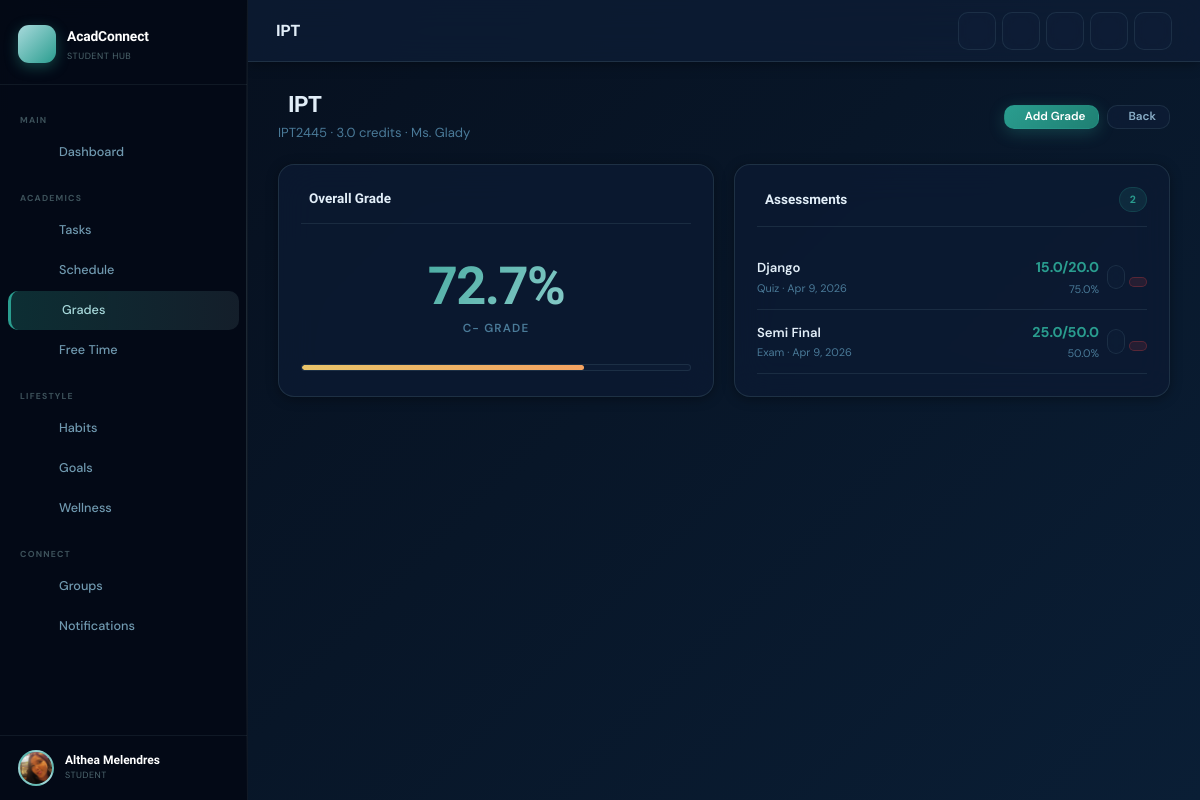
/grades/course/3/ (signed in), run on the app's committed database.
### apps/accounts/models.py (models this page shows, shortened)
class User(AbstractUser):
    ROLE_CHOICES = [
        ('student', 'Student'),
        ('professor', 'Professor'),
        ('admin', 'Admin'),
    ]
    role = models.CharField(max_length=20, choices=ROLE_CHOICES, default='student')
    profile_photo = models.ImageField(upload_to='profiles/', blank=True, null=True)
    bio = models.TextField(blank=True)
    semester = models.CharField(max_length=20, blank=True)
    gpa_threshold = models.FloatField(default=2.0, help_text="Alert if GPA falls below this value")
    stress_level = models.IntegerField(default=5, help_text="1-10 scale")
    dark_mode = models.BooleanField(default=False)
    is_email_verified = models.BooleanField(default=False)
    email = models.EmailField(unique=True, blank=False)
    @property
    def full_name(self):
        return f"{self.first_name} {self.last_name}".strip() or self.username

### apps/grades/models.py (models this page shows, shortened)
class Course(models.Model):
    user = models.ForeignKey(settings.AUTH_USER_MODEL, on_delete=models.CASCADE, related_name='courses')
    name = models.CharField(max_length=100)
    code = models.CharField(max_length=20, blank=True)
    credit_hours = models.FloatField(default=3.0)
    professor = models.CharField(max_length=100, blank=True)
    semester = models.CharField(max_length=20, blank=True)
    color = models.CharField(max_length=7, default='#2A9D8F')
    @property
    def computed_grade(self):
        assessments = self.assessments.all()
        if not assessments:
            return None
        weighted_sum = sum(
            (a.score / a.max_score) * a.weight for a in assessments if a.max_score > 0
        )
        total_weight = sum(a.weight for a in assessments)
        if total_weight == 0:
            return None
        return (weighted_sum / total_weight) * 100
    @property
    def letter_grade(self):
        grade = self.computed_grade
        if grade is None:
            return 'N/A'
        if grade >= 97: return 'A+'
        if grade >= 93: return 'A'
        if grade >= 90: return 'A-'
        if grade >= 87: return 'B+'
        if grade >= 83: return 'B'
        if grade >= 80: return 'B-'
        if grade >= 77: return 'C+'
        if grade >= 73: return 'C'
        if grade >= 70: return 'C-'
        if grade >= 67: return 'D+'
        if grade >= 60: return 'D'
        return 'F'

class Assessment(models.Model):
    ASSESSMENT_TYPES = [
        ('quiz', 'Quiz'),
        ('exam', 'Exam'),
        ('assignment', 'Assignment'),
        ('project', 'Project'),
        ('lab', 'Lab'),
        ('participation', 'Participation'),
        ('other', 'Other'),
    ]
    course = models.ForeignKey(Course, on_delete=models.CASCADE, related_name='assessments')
    name = models.CharField(max_length=100)
    assessment_type = models.CharField(max_length=20, choices=ASSESSMENT_TYPES, default='assignment')
    score = models.FloatField()
    max_score = models.FloatField(default=100)
    weight = models.FloatField(default=1.0, help_text="Relative weight in final grade calculation")
    date = models.DateField()
    @property
    def percentage(self):
        if self.max_score == 0:
            return 0
        return (self.score / self.max_score) * 100

### apps/grades/views.py (the view)
# urls.py: path('course/<int:pk>/', views.course_detail, name='course_detail'),
@login_required
def course_detail(request, pk):
    course = get_object_or_404(Course, pk=pk, user=request.user)
    assessments = course.assessments.order_by('-date')
    return render(request, 'grades/course_detail.html', {'course': course, 'assessments': assessments})

### templates/grades/course_detail.html (shortened to what this page needs)
{% extends 'base.html' %}
{% block page_title %}{{ course.name }}{% endblock %}
{% block content %}
<div class="flex-between mb-20">
  <div>
    <h2 class="page-title"> {{ course.name }}</h2>
    <p class="page-subtitle">
      {{ course.code }} · {{ course.credit_hours }} credits
      {% if course.professor %} ·  {{ course.professor }}{% endif %}
    </p>
  </div>
  <div class="flex gap-8">
    <a href="{% url 'grades:assessment_add' course.pk %}" class="btn btn-primary btn-sm">
       Add Grade
    </a>
    <a href="{% url 'grades:dashboard' %}" class="btn btn-secondary btn-sm">
       Back
    </a>
  </div>
</div>
<div class="grid grid-2 gap-20">
  <div class="card">
    <div class="card-header">
      <span class="card-title"> Overall Grade</span>
    </div>
    <div class="gpa-display">
      <div class="gpa-number{% if course.computed_grade and course.computed_grade < 70 %} gpa-number-at-risk{% endif %}">
        {% if course.computed_grade %}{{ course.computed_grade|floatformat:1 }}%{% else %}—{% endif %}
      </div>
      <div class="gpa-label">{{ course.letter_grade }} Grade</div>
    </div>
    {% if course.computed_grade %}
    <div class="progress-bar mt-8">
      <div class="progress-fill {% if course.computed_grade >= 90 %}progress-excellent{% elif course.computed_grade >= 75 %}progress-good{% elif course.computed_grade >= 60 %}progress-fair{% else %}progress-poor{% endif %}"
           data-progress="{{ course.computed_grade }}%"></div>
    </div>
    {% endif %}
  </div>
  <div class="card">
    <div class="card-header">
      <span class="card-title"> Assessments</span>
      <span class="badge badge-teal">{{ assessments|length }}</span>
    </div>
    {% for a in assessments %}
    <div class="assessment-row" style="padding:11px 0;border-bottom:1px solid var(--border-color);display:flex;align-items:center;justify-content:space-between;gap:8px;">
      <div style="flex:1;min-width:0;">
        <div style="font-weight:600;font-size:0.875rem;">{{ a.name }}</div>
        <div style="font-size:0.73rem;color:var(--text-muted);">
          {{ a.get_assessment_type_display }} · {{ a.date|date:"M j, Y" }}
        </div>
      </div>
      <div style="text-align:right;flex-shrink:0;">
        <div style="font-weight:700;font-size:0.95rem;color:var(--accent-teal);">{{ a.score }}/{{ a.max_score }}</div>
        <div style="font-size:0.73rem;color:var(--text-muted);">{{ a.percentage|floatformat:1 }}%</div>
      </div>
      <div class="assessment-actions" style="display:flex;gap:4px;flex-shrink:0;">
        <a href="{% url 'grades:assessment_edit' a.pk %}"
           class="btn btn-secondary btn-sm"
           style="padding:4px 8px;font-size:0.72rem;"
           title="Edit assessment">
        </a>
        <form method="post" action="{% url 'grades:assessment_delete' a.pk %}" style="display:inline;" onsubmit="return confirm('Delete {{ a.name }}? This cannot be undone.');">
          <button type="submit"
                  class="btn btn-sm"
                  style="padding:4px 8px;font-size:0.72rem;background:rgba(239,68,68,0.12);color:#f87171;border:1px solid rgba(239,68,68,0.25);"
                  title="Delete assessment">
          </button>
        </form>
      </div>
    </div>
    {% empty %}
    <p class="text-muted" style="font-size:0.875rem;padding:12px 0;">No assessments yet. Add your first grade above.</p>
    {% endfor %}
  </div>
</div>
{% endblock %}

### templates/base.html (shortened to what this page needs)
{% load static %}
<!DOCTYPE html>
<html lang="en"
  data-theme="{% if request.user.is_authenticated and request.user.dark_mode %}dark{% else %}light{% endif %}">
<head>
  <link rel="stylesheet" href="{% static 'css/main.css' %}">
  <link rel="stylesheet" href="{% static 'css/features.css' %}">
  <link rel="stylesheet" href="https://cdn.jsdelivr.net/npm/@phosphor-icons/web@2.1.1/src/regular/style.css">
  <link href="https://cdn.jsdelivr.net/npm/fullcalendar@6.1.10/index.global.min.css" rel="stylesheet">
</head>
<body>
  {% if request.user.is_authenticated %}
  <div class="app-wrapper">
    <aside class="sidebar" id="app-sidebar">
      <div class="sidebar-header">
        <a href="{% url 'dashboard:home' %}" class="sidebar-brand">
          <div class="brand-icon"></div>
          <div>
            <span class="brand-name">AcadConnect</span>
            <span class="brand-sub">Student Hub</span>
          </div>
        </a>
      </div>
      <nav class="sidebar-nav">
        <div class="nav-section-label">Main</div>
        <a href="{% url 'dashboard:home' %}"
          class="nav-link {% if request.resolver_match.namespace == 'dashboard' %}active{% endif %}">
          <span>Dashboard</span>
        </a>
        <div class="nav-section-label">Academics</div>
        <a href="{% url 'tasks:list' %}"
          class="nav-link {% if request.resolver_match.namespace == 'tasks' %}active{% endif %}">
          <span>Tasks</span>
        </a>
        <a href="{% url 'schedule:calendar' %}"
          class="nav-link {% if request.resolver_match.namespace == 'schedule' and request.resolver_match.url_name != 'free_time' %}active{% endif %}">
          <span>Schedule</span>
        </a>
        <a href="{% url 'grades:dashboard' %}"
          class="nav-link {% if request.resolver_match.namespace == 'grades' %}active{% endif %}">
          <span>Grades</span>
        </a>
        <a href="{% url 'schedule:free_time' %}"
          class="nav-link {% if request.resolver_match.namespace == 'schedule' and request.resolver_match.url_name == 'free_time' %}active{% endif %}">
          <span>Free Time</span>
        </a>
        <div class="nav-section-label">Lifestyle</div>
        <a href="{% url 'habits:habits' %}"
          class="nav-link {% if request.resolver_match.namespace == 'habits' and request.resolver_match.url_name == 'habits' %}active{% endif %}">
          <span>Habits</span>
        </a>
        <a href="{% url 'habits:goals' %}"
          class="nav-link {% if request.resolver_match.namespace == 'habits' and request.resolver_match.url_name != 'habits' %}active{% endif %}">
          <span>Goals</span>
        </a>
        <a href="{% url 'wellness:hub' %}"
          class="nav-link {% if request.resolver_match.namespace == 'wellness' %}active{% endif %}">
          <span>Wellness</span>
        </a>
        <div class="nav-section-label">Connect</div>
        <a href="{% url 'collaboration:list' %}"
          class="nav-link {% if request.resolver_match.namespace == 'collaboration' %}active{% endif %}">
          <span>Groups</span>
        </a>
        <a href="{% url 'notifications:center' %}"
          class="nav-link {% if request.resolver_match.namespace == 'notifications' %}active{% endif %}">
          <span>Notifications</span>
        </a>
      </nav>
      <div class="sidebar-footer">
        <div class="user-mini">
          <div class="user-avt">
            {% if request.user.profile_photo %}
            <img src="{{ request.user.profile_photo.url }}" alt="{{ request.user.username }}">
            {% else %}
            {{ request.user.username|first|upper }}
            {% endif %}
          </div>
          <div>
            <div class="user-name">{{ request.user.full_name }}</div>
            <div class="user-role">{{ request.user.get_role_display }}</div>
          </div>
        </div>
      </div>
    </aside>
    <div class="main-content">
      <header class="topbar">
        <div class="topbar-left">
          <span class="topbar-title">{% block page_title %}Dashboard{% endblock %}</span>
        </div>
        <div class="topbar-actions">
          <a href="{% url 'tasks:create' %}" class="topbar-btn" title="Add Task">
          </a>
          <a href="{% url 'notifications:center' %}" class="topbar-btn" title="Notifications">
          </a>
          <button class="topbar-btn" id="theme-toggle-btn" title="Toggle theme" aria-label="Toggle dark/light mode">
          </button>
          <a href="{% url 'accounts:profile' %}" class="topbar-btn" title="Profile">
          </a>
          <a href="{% url 'accounts:logout' %}" class="topbar-btn" title="Logout">
          </a>
        </div>
      </header>
      <main class="page-content fade-in">
        {% block content %}{% endblock %}
      </main>
    </div>
  </div>
  {% else %}
  {% block auth_content %}{% endblock %}
  {% endif %}
</body>
</html>

### static/css/features.css (style rules this page uses)
:root { --lp-text: rgba(200,224,239,0.88); --lp-text-muted: rgba(200,224,239,0.55); --lp-text-faint: rgba(200,224,239,0.35); --lp-heading: #ffffff; --lp-eyebrow: #2A9D8F; --lp-border: rgba(168,218,220,0.18); --lp-border-hover: rgba(168,218,220,0.45); --lp-surface: rgba(255,255,255,0.04); --lp-surface-hover: rgba(168,218,220,0.08); --lp-card-bg: rgba(10,20,40,0.85); --lp-nav-scrolled: rgba(10,14,26,0.88); --lp-nav-border: rgba(168,218,220,0.12); --lp-mobile-bg: rgba(10,14,26,0.97); --lp-stats-bg: rgba(255,255,255,0.05); --lp-section-dark: rgba(0,0,0,0.25); --lp-section-alt: rgba(13,59,102,0.2); --lp-pill-bg: rgba(168,218,220,0.08); --lp-pill-hover: rgba(168,218,220,0.18); --lp-pill-icon: #A8DADC; --lp-pill-text: rgba(200,224,239,0.88); --lp-pill-hint: rgba(168,218,220,0.4); --lp-footer-bg: rgba(7,13,24,0.95); --lp-footer-text: rgba(200,224,239,0.5); --lp-footer-muted: rgba(200,224,239,0.3); --lp-footer-border: rgba(168,218,220,0.1); --lp-step-bg: rgba(255,255,255,0.04); --lp-step-hover: rgba(168,218,220,0.07); --lp-step-num: rgba(168,218,220,0.1); --lp-step-text: rgba(200,224,239,0.6); --lp-trust-bg: rgba(255,255,255,0.05); --lp-trust-hover: rgba(168,218,220,0.08); --lp-trust-text: rgba(200,224,239,0.6); --lp-vc-task-color: rgba(200,224,239,0.8); --lp-vc-bar-bg: rgba(168,218,220,0.1); --lp-ghost-border: rgba(168,218,220,0.3); --lp-ghost-color: rgba(200,224,239,0.85); --lp-ghost-hover: rgba(168,218,220,0.08); --lp-hamburger: rgba(200,224,239,0.8); }

### data on the page
User: user.profile_photo (picture), user.full_name "Althea Melendres", user.role "STUDENT"
Course: name "IPT", code "IPT2445", credit_hours "3.0", professor "Ms. Glady", computed_grade "72.7", letter_grade "C-"
Assessment: name "Django", assessment_type "Quiz", date "Apr 9, 2026", score "15.0", max_score "20.0", percentage "75.0"
Assessment: name "Semi Final", assessment_type "Exam", date "Apr 9, 2026", score "25.0", max_score "50.0", percentage "50.0"

### other printed values
{{ assessments|length }} "2"
